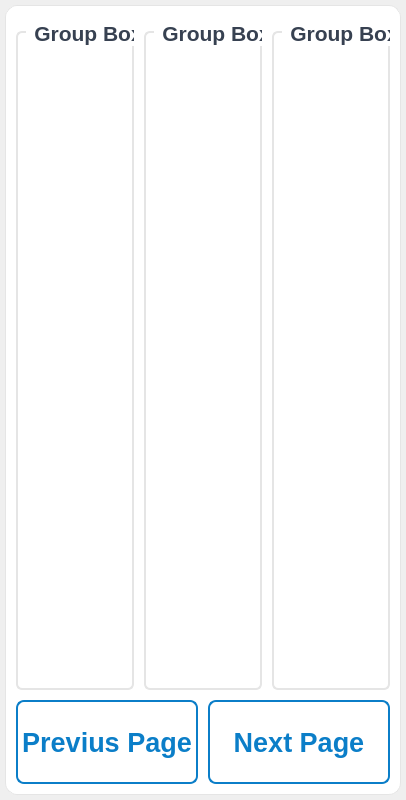
                   <widget class="QWidget" name="i_o_page">
                    <layout class="QVBoxLayout" name="verticalLayout_40">
                     <property name="leftMargin">
                      <number>0</number>
                     </property>
                     <property name="topMargin">
                      <number>0</number>
                     </property>
                     <property name="rightMargin">
                      <number>0</number>
                     </property>
                     <property name="bottomMargin">
                      <number>0</number>
                     </property>
                     <item>
                      <widget class="QFrame" name="device_frame_2">
                       <property name="minimumSize">
                        <size>
                         <width>0</width>
                         <height>800</height>
                        </size>
                       </property>
                       <property name="styleSheet">
                        <string notr="true">QFrame {
    background-color: white;
    border-radius: 12px;
    border: 1px solid #E5E5E5;
    margin: 5px;
}
QFrame:hover {
    border: 1px solid #0B7EC8;
}</string>
                       </property>
                       <property name="frameShape">
                        <enum>QFrame::NoFrame</enum>
                       </property>
                       <layout class="QVBoxLayout" name="verticalLayout_28" stretch="8,1">
                        <property name="spacing">
                         <number>10</number>
                        </property>
                        <property name="leftMargin">
                         <number>0</number>
                        </property>
                        <property name="topMargin">
                         <number>15</number>
                        </property>
                        <property name="rightMargin">
                         <number>0</number>
                        </property>
                        <property name="bottomMargin">
                         <number>10</number>
                        </property>
                        <item>
                         <widget class="QWidget" name="widget_26" native="true">
                          <property name="styleSheet">
                           <string notr="true"/>
                          </property>
                          <layout class="QHBoxLayout" name="horizontalLayout_24" stretch="1,1,1">
                           <property name="spacing">
                            <number>10</number>
                           </property>
                           <property name="leftMargin">
                            <number>10</number>
                           </property>
                           <property name="topMargin">
                            <number>0</number>
                           </property>
                           <property name="rightMargin">
                            <number>10</number>
                           </property>
                           <property name="bottomMargin">
                            <number>0</number>
                           </property>
                           <item>
                            <widget class="QGroupBox" name="i_o_group_1">
                             <property name="font">
                              <font>
                               <family>Segoe UI</family>
                               <pointsize>16</pointsize>
                               <weight>75</weight>
                               <bold>true</bold>
                              </font>
                             </property>
                             <property name="styleSheet">
                              <string notr="true">QWidget{
	border: 2px solid #E5E5E5; 
	border-radius: 20px;
}
QGroupBox {
    border: 2px solid #E5E5E5;
    border-radius: 6px;
    margin-top: 10px;
    padding-top: 10px;
}
QGroupBox::title {
    subcontrol-origin: margin;
    left: 10px;
    padding: 0 5px 0 5px;
    color: #374151;
}

QLabel {
	color: #D12323;
	border: none;
}

QSpinBox {
    border: 1px solid #D1D5DB;
    border-radius: 6px;
    padding: 8px 12px;
    background-color: #F9FAFB;
}
QSpinBox:focus {
    border: 2px solid #0B7EC8;
    background-color: white;
}

QLineEdit {
    border: 1px solid #D1D5DB;
    border-radius: 6px;
    padding: 8px 12px;
    background-color: #F9FAFB;
}
QLineEdit:focus {
    border: 2px solid #0B7EC8;
    background-color: white;
}</string>
                             </property>
                             <property name="title">
                              <string>Group Box</string>
                             </property>
                             <layout class="QGridLayout" name="gridLayout_7" rowstretch="0" columnstretch="0">
                              <property name="leftMargin">
                               <number>0</number>
                              </property>
                              <property name="topMargin">
                               <number>15</number>
                              </property>
                              <property name="rightMargin">
                               <number>10</number>
                              </property>
                              <property name="bottomMargin">
                               <number>10</number>
                              </property>
                              <property name="spacing">
                               <number>10</number>
                              </property>
                             </layout>
                            </widget>
                           </item>
                           <item>
                            <widget class="QGroupBox" name="i_o_group_3">
                             <property name="font">
                              <font>
                               <family>Segoe UI</family>
                               <pointsize>16</pointsize>
                               <weight>75</weight>
                               <bold>true</bold>
                              </font>
                             </property>
                             <property name="styleSheet">
                              <string notr="true">QGroupBox {
    border: 2px solid #E5E5E5;
    border-radius: 6px;
    margin-top: 10px;
    padding-top: 10px;
}
QGroupBox::title {
    subcontrol-origin: margin;
    left: 10px;
    padding: 0 5px 0 5px;
    color: #374151;
}

QLabel {
	border: none;
	color: #E6AC2E;
}

QSpinBox {
    border: 1px solid #D1D5DB;
    border-radius: 6px;
    padding: 8px 12px;
    background-color: #F9FAFB;
}
QSpinBox:focus {
    border: 2px solid #0B7EC8;
    background-color: white;
}

QLineEdit {
    border: 1px solid #D1D5DB;
    border-radius: 6px;
    padding: 8px 12px;
    background-color: #F9FAFB;
}
QLineEdit:focus {
    border: 2px solid #0B7EC8;
    background-color: white;
}</string>
                             </property>
                             <property name="title">
                              <string>Group Box</string>
                             </property>
                             <layout class="QGridLayout" name="gridLayout_5" rowstretch="0" columnstretch="0">
                              <property name="leftMargin">
                               <number>0</number>
                              </property>
                              <property name="topMargin">
                               <number>15</number>
                              </property>
                              <property name="rightMargin">
                               <number>10</number>
                              </property>
                              <property name="bottomMargin">
                               <number>10</number>
                              </property>
                              <property name="spacing">
                               <number>10</number>
                              </property>
                             </layout>
                            </widget>
                           </item>
                           <item>
                            <widget class="QGroupBox" name="i_o_group_2">
                             <property name="font">
                              <font>
                               <family>Segoe UI</family>
                               <pointsize>16</pointsize>
                               <weight>75</weight>
                               <bold>true</bold>
                              </font>
                             </property>
                             <property name="styleSheet">
                              <string notr="true">QGroupBox {
    border: 2px solid #E5E5E5;
    border-radius: 6px;
    margin-top: 10px;
    padding-top: 10px;
}
QGroupBox::title {
    subcontrol-origin: margin;
    left: 10px;
    padding: 0 5px 0 5px;
    color: #374151;
}

QLabel {
	color: #D12323;
	border: none;
}

QSpinBox {
    border: 1px solid #D1D5DB;
    border-radius: 6px;
    padding: 8px 12px;
    background-color: #F9FAFB;
}
QSpinBox:focus {
    border: 2px solid #0B7EC8;
    background-color: white;
}

QLineEdit {
    border: 1px solid #D1D5DB;
    border-radius: 6px;
    padding: 8px 12px;
    background-color: #F9FAFB;
}
QLineEdit:focus {
    border: 2px solid #0B7EC8;
    background-color: white;
}</string>
                             </property>
                             <property name="title">
                              <string>Group Box</string>
                             </property>
                             <layout class="QGridLayout" name="gridLayout_6" columnstretch="0">
                              <property name="leftMargin">
                               <number>10</number>
                              </property>
                              <property name="topMargin">
                               <number>15</number>
                              </property>
                              <property name="rightMargin">
                               <number>10</number>
                              </property>
                              <property name="bottomMargin">
                               <number>10</number>
                              </property>
                              <property name="spacing">
                               <number>10</number>
                              </property>
                             </layout>
                            </widget>
                           </item>
                          </layout>
                         </widget>
                        </item>
                        <item>
                         <widget class="QWidget" name="widget_29" native="true">
                          <layout class="QHBoxLayout" name="horizontalLayout_27">
                           <property name="spacing">
                            <number>10</number>
                           </property>
                           <property name="leftMargin">
                            <number>0</number>
                           </property>
                           <property name="topMargin">
                            <number>0</number>
                           </property>
                           <property name="rightMargin">
                            <number>0</number>
                           </property>
                           <property name="bottomMargin">
                            <number>0</number>
                           </property>
                           <item>
                            <widget class="QWidget" name="widget_30" native="true">
                             <property name="maximumSize">
                              <size>
                               <width>16777215</width>
                               <height>16777215</height>
                              </size>
                             </property>
                             <property name="styleSheet">
                              <string notr="true">QPushButton {
    background-color: white;
    color: #0B7EC8;
    border: 2px solid #0B7EC8;
    padding: 4px 4px;
    border-radius: 8px;
}
QPushButton:hover {
    background-color: #F0F9FF;
}
QPushButton:pressed {
    background-color: #E0F2FE;
}</string>
                             </property>
                             <layout class="QHBoxLayout" name="horizontalLayout_30" stretch="1,1">
                              <property name="spacing">
                               <number>10</number>
                              </property>
                              <property name="leftMargin">
                               <number>10</number>
                              </property>
                              <property name="topMargin">
                               <number>0</number>
                              </property>
                              <property name="rightMargin">
                               <number>10</number>
                              </property>
                              <property name="bottomMargin">
                               <number>0</number>
                              </property>
                              <item>
                               <widget class="QPushButton" name="back_connection_page_btn">
                                <property name="sizePolicy">
                                 <sizepolicy hsizetype="Preferred" vsizetype="Preferred">
                                  <horstretch>0</horstretch>
                                  <verstretch>0</verstretch>
                                 </sizepolicy>
                                </property>
                                <property name="maximumSize">
                                 <size>
                                  <width>16777215</width>
                                  <height>16777215</height>
                                 </size>
                                </property>
                                <property name="font">
                                 <font>
                                  <pointsize>20</pointsize>
                                  <weight>75</weight>
                                  <bold>true</bold>
                                 </font>
                                </property>
                                <property name="styleSheet">
                                 <string notr="true"/>
                                </property>
                                <property name="text">
                                 <string>Previus Page</string>
                                </property>
                                <property name="iconSize">
                                 <size>
                                  <width>40</width>
                                  <height>40</height>
                                 </size>
                                </property>
                                <property name="checkable">
                                 <bool>false</bool>
                                </property>
                               </widget>
                              </item>
                              <item>
                               <widget class="QPushButton" name="back_home_page_btn">
                                <property name="sizePolicy">
                                 <sizepolicy hsizetype="Preferred" vsizetype="Preferred">
                                  <horstretch>0</horstretch>
                                  <verstretch>0</verstretch>
                                 </sizepolicy>
                                </property>
                                <property name="maximumSize">
                                 <size>
                                  <width>16777215</width>
                                  <height>16777215</height>
                                 </size>
                                </property>
                                <property name="font">
                                 <font>
                                  <pointsize>20</pointsize>
                                  <weight>75</weight>
                                  <bold>true</bold>
                                 </font>
                                </property>
                                <property name="styleSheet">
                                 <string notr="true"/>
                                </property>
                                <property name="text">
                                 <string>Next Page</string>
                                </property>
                                <property name="iconSize">
                                 <size>
                                  <width>40</width>
                                  <height>40</height>
                                 </size>
                                </property>
                                <property name="checkable">
                                 <bool>false</bool>
                                </property>
                               </widget>
                              </item>
                             </layout>
                            </widget>
                           </item>
                          </layout>
                         </widget>
                        </item>
                       </layout>
                      </widget>
                     </item>
                    </layout>
                   </widget>
